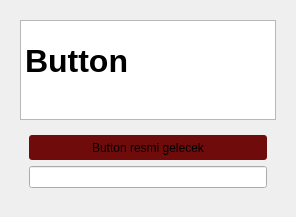
         <widget class="QWidget" name="buttonPage">
          <layout class="QVBoxLayout" name="verticalLayout_20">
           <item>
            <widget class="QWidget" name="button_widget" native="true">
             <layout class="QVBoxLayout" name="verticalLayout_24">
              <item>
               <widget class="QTextEdit" name="button_textEdit">
                <property name="maximumSize">
                 <size>
                  <width>16777215</width>
                  <height>100</height>
                 </size>
                </property>
                <property name="html">
                 <string>&lt;!DOCTYPE HTML PUBLIC &quot;-//W3C//DTD HTML 4.0//EN&quot; &quot;http://www.w3.org/TR/REC-html40/strict.dtd&quot;&gt;
&lt;html&gt;&lt;head&gt;&lt;meta name=&quot;qrichtext&quot; content=&quot;1&quot; /&gt;&lt;style type=&quot;text/css&quot;&gt;
p, li { white-space: pre-wrap; }
&lt;/style&gt;&lt;/head&gt;&lt;body style=&quot; font-family:'Ubuntu'; font-size:11pt; font-weight:400; font-style:normal;&quot;&gt;
&lt;p style=&quot;-qt-paragraph-type:empty; margin-top:0px; margin-bottom:0px; margin-left:0px; margin-right:0px; -qt-block-indent:0; text-indent:0px;&quot;&gt;&lt;br /&gt;&lt;/p&gt;
&lt;p style=&quot; margin-top:0px; margin-bottom:0px; margin-left:0px; margin-right:0px; -qt-block-indent:0; text-indent:0px;&quot;&gt;&lt;span style=&quot; font-size:24pt; font-weight:600;&quot;&gt;Button &lt;/span&gt;&lt;/p&gt;&lt;/body&gt;&lt;/html&gt;</string>
                </property>
               </widget>
              </item>
              <item>
               <widget class="QWidget" name="button_bottom_widget" native="true">
                <layout class="QVBoxLayout" name="verticalLayout_25">
                 <item>
                  <widget class="QPushButton" name="button_apply_button">
                   <property name="minimumSize">
                    <size>
                     <width>0</width>
                     <height>25</height>
                    </size>
                   </property>
                   <property name="maximumSize">
                    <size>
                     <width>16777215</width>
                     <height>16777215</height>
                    </size>
                   </property>
                   <property name="cursor">
                    <cursorShape>PointingHandCursor</cursorShape>
                   </property>
                   <property name="styleSheet">
                    <string notr="true">QPushButton {
background-color: rgb(111, 11, 11);
border-radius: 3px;
}
QPushButton:hover {
background-color: rgb(26, 95, 180);
}
QPushButton:pressed {
background-color: rgb(98, 160, 234);
}</string>
                   </property>
                   <property name="text">
                    <string>Button resmi gelecek</string>
                   </property>
                  </widget>
                 </item>
                 <item>
                  <widget class="QLineEdit" name="lineEdit_5"/>
                 </item>
                </layout>
               </widget>
              </item>
             </layout>
            </widget>
           </item>
          </layout>
         </widget>
